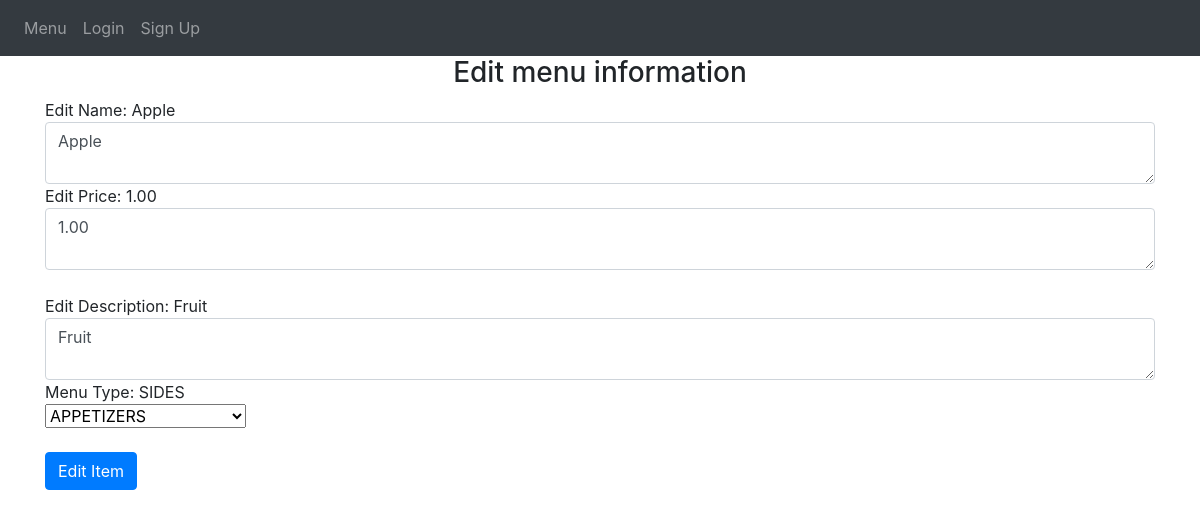
Before: /edit_redirect/1 with the older database file.
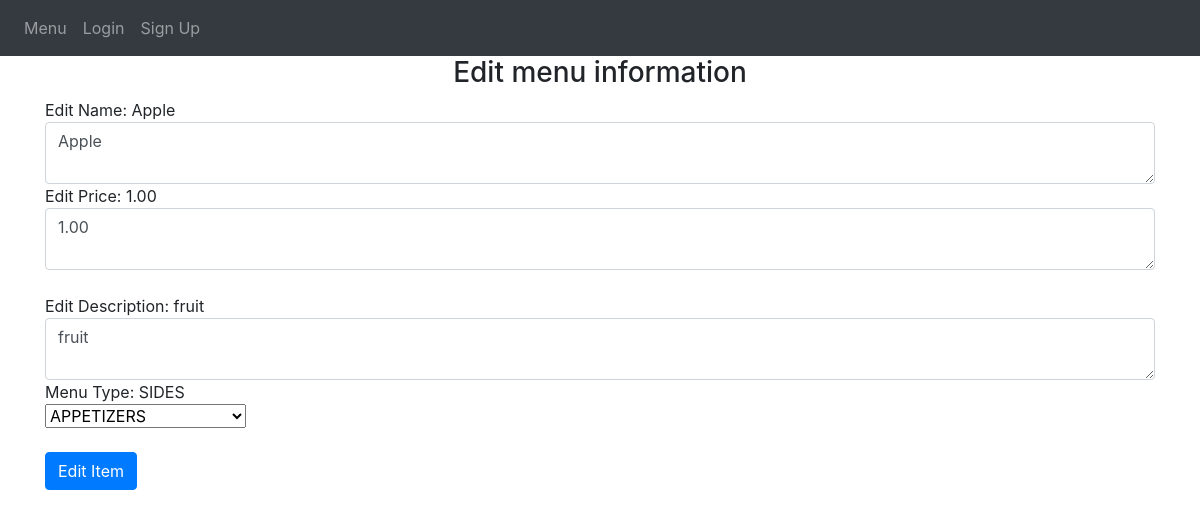
After: the same page with the newer database file.
### avanzareApp/models.py (models this page shows)
class Menu(db.Model):
    id = db.Column(db.Integer, primary_key=True)
    name = db.Column(db.String(150), unique=True)
    price = db.Column(db.String(150))
    description = db.Column(db.String(10000))
    menu_type = db.Column(db.String(150))
    date = db.Column(db.DateTime(timezone=True), default=func.now())
    user_id = db.Column(db.Integer, db.ForeignKey('user.id'))

### avanzareApp/views.py (the view, shortened to what this page needs)
@views.route('/edit_redirect/<int:id>', methods=['GET', 'POST'])
def edit_redirect(id):
    item = Menu.query.filter(Menu.id == id).first()
    return render_template('edit_menu_item.html', item=item, user=current_user)

### avanzareApp/templates/edit_menu_item.html (shortened to what this page needs)
{% extends "base.html" %} {% block title %}Home{% endblock %}
{% block content %}
<form method="POST">
    <h3 align="center">Edit menu information</h3>
    <div>Edit Name: {{item.name}}</div>
    <textarea   type="name"
                class="form-control"
                id="name"
                name="name">{{item.name}}</textarea>
    <div>Edit Price: {{item.price}}</div>
    <textarea   type="price"
                class="form-control"
                id="price"
                name="price">{{item.price}}</textarea>
    <br />
    <div>Edit Description: {{item.description}}</div>
    <textarea   type="description"
                class="form-control"
                id="description"
                name="description">{{item.description}}</textarea>
    <div>Menu Type: {{ item.menu_type }}</div>
    <select class="selectpicker" type="menu_type" id="menu_type" name="menu_type">
      <optgroup label="DINNER MENU" >
        <option>APPETIZERS</option>
      </optgroup>
    </select>
    <br />
    <br />
    <button type="submit" class="btn btn-primary">Edit Item</button>
</form>
{% endblock %}

Changed rows visible on the page:
changed Menu "Apple": description "Fruit" → "fruit"
